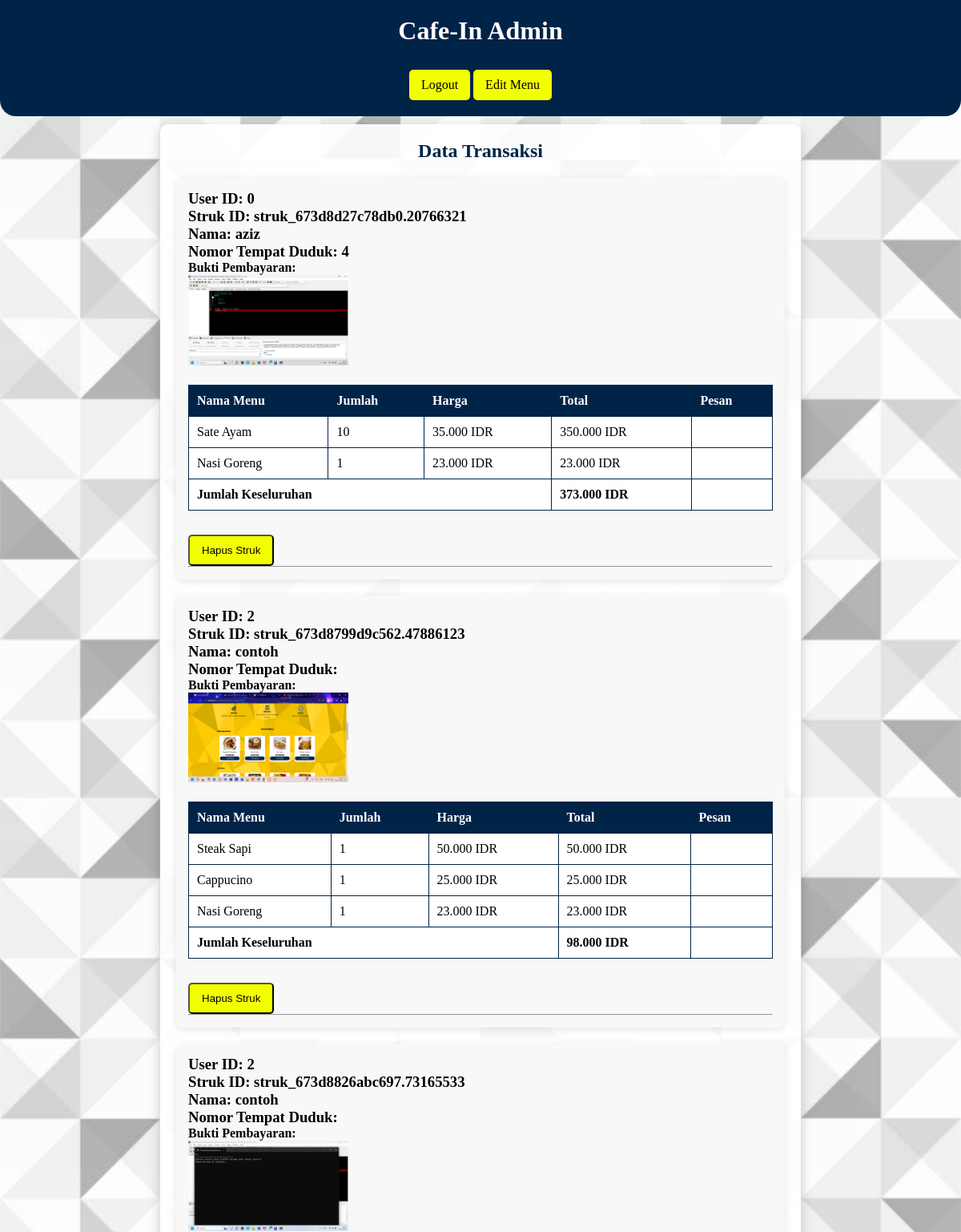
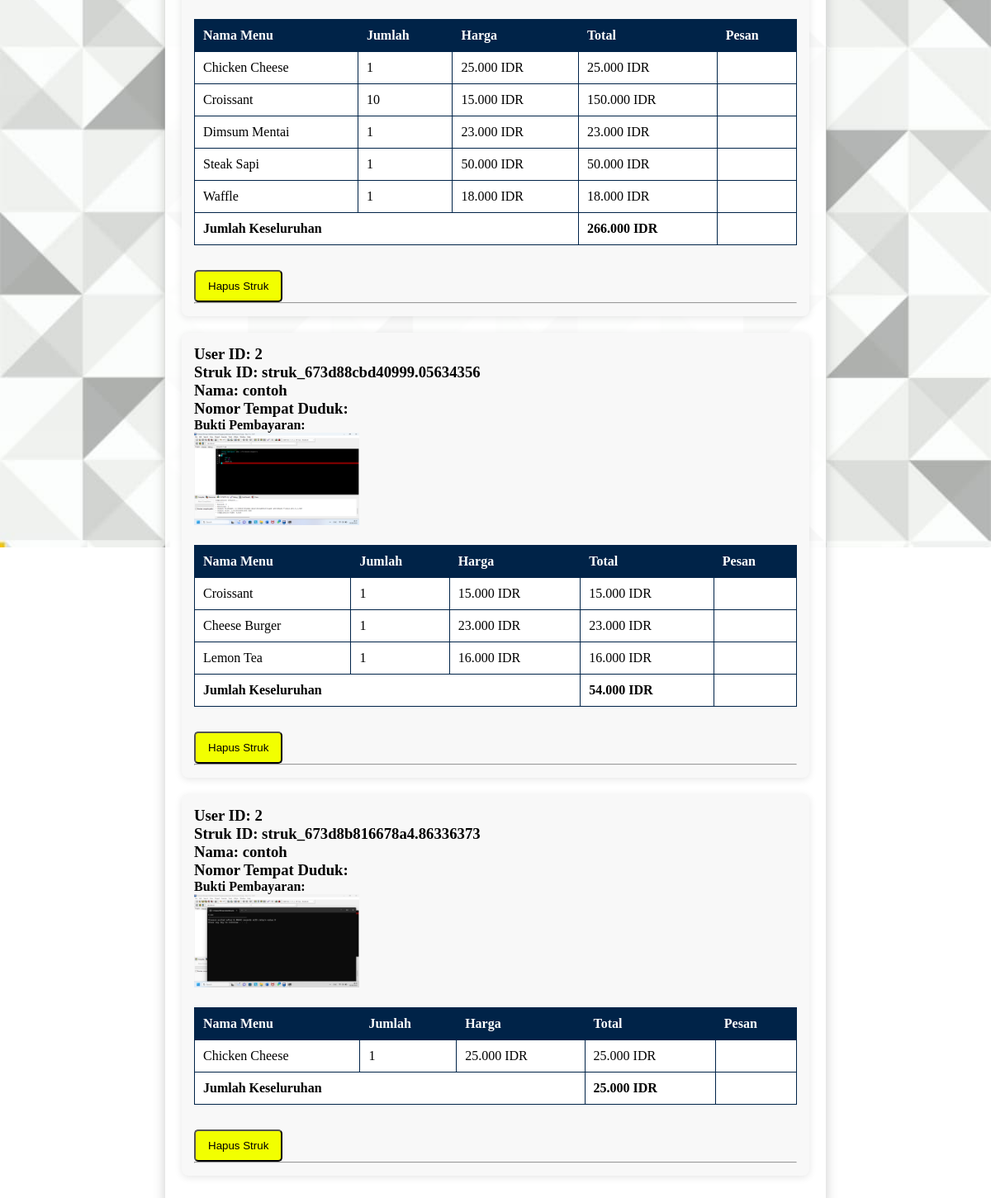
/admin_dashboard.php (signed in), run on the app's committed database (2 pictures, top to bottom).
### tables this page shows
CREATE TABLE `transaksi` (
  `id` int(255) UNSIGNED NOT NULL,
  `user_id` int(255) NOT NULL,
  `username` varchar(255) NOT NULL,
  `struk_id` varchar(255) NOT NULL,
  `menu_name` varchar(255) NOT NULL,
  `quantity` int(255) NOT NULL,
  `price` decimal(10,2) NOT NULL,
  `total` decimal(10,2) NOT NULL,
  `order_date` datetime NOT NULL DEFAULT current_timestamp(),
  `payment_method` varchar(100) NOT NULL,
  `seat_number` varchar(255) NOT NULL,
  `pesan` varchar(255) NOT NULL,
  `bukti_pembayaran` varchar(255) NOT NULL
);

### admin_dashboard.php (the view, shortened to what this page needs)
<?php
include "config.php";
$transaksi_sql = "SELECT * FROM transaksi ORDER BY user_id, struk_id";
$transaksi_result = mysqli_query($conn, $transaksi_sql);
$transaksi = [];
while ($row = mysqli_fetch_assoc($transaksi_result)) {
    $transaksi[] = $row;
}
$grouped_transaksi = [];
foreach ($transaksi as $item) {
    $grouped_transaksi[$item['user_id']][$item['struk_id']][] = $item;
}
?>
<!DOCTYPE html>
<html lang="id">
<head>
    <link rel="stylesheet" href="styleA.css">
</head>
<body>
    <div class="header">
        <h1>Cafe-In Admin</h1>
        <div class="nav-contact">
            <a href="logout.php" class="btn">Logout</a>
            <a href="edit_menu.php" class="btn">Edit Menu</a>
        </div>
    </div>
    <div class="container">
        <h2>Data Transaksi</h2>
        <?php foreach ($grouped_transaksi as $user_id => $user_transaksi): ?>
            <?php foreach ($user_transaksi as $struk_id => $items): ?>
                <div class="struk-container">
                    <h3>
                        User ID: <?php echo htmlspecialchars($user_id); ?><br>
                        Struk ID: <?php echo htmlspecialchars($struk_id); ?><br>
                        Nama: <?php echo htmlspecialchars($items[0]['username'] ?? 'Tidak Diketahui'); ?><br>
                        Nomor Tempat Duduk: <?php echo htmlspecialchars($items[0]['seat_number'] ?? 'Tidak Ada'); ?>
                    </h3>
                    <div class="bukti-container">
                        <?php if (!empty($items[0]['bukti_pembayaran'])): ?>
                            <p><strong>Bukti Pembayaran:</strong></p>
                            <img src="<?php echo htmlspecialchars($items[0]['bukti_pembayaran']); ?>" alt="Bukti Pembayaran" style="max-width: 200px;">
                        <?php else: ?>
                            <p><strong>Tidak ada bukti pembayaran.</strong></p>
                        <?php endif; ?>
                    </div>
                    <div class="table-container">
                        <table>
                            <thead>
                                <tr>
                                    <th>Nama Menu</th>
                                    <th>Jumlah</th>
                                    <th>Harga</th>
                                    <th>Total</th>
                                    <th>Pesan</th>
                                </tr>
                            </thead>
                            <tbody>
                                <?php
                                $jumlahKeseluruhan = 0;
                                foreach ($items as $item): ?>
                                    <tr>
                                        <td><?php echo htmlspecialchars($item['menu_name']); ?></td>
                                        <td><?php echo (int)$item['quantity']; ?></td>
                                        <td><?php echo number_format($item['price'], 0, ',', '.'); ?> IDR</td>
                                        <td><?php echo number_format($item['total'], 0, ',', '.'); ?> IDR</td>
                                        <td><?php echo htmlspecialchars($item['pesan']); ?></td>
                                    </tr>
                                    <?php $jumlahKeseluruhan += $item['total']; ?>
                                <?php endforeach; ?>
                                <tr>
                                    <td colspan="3"><strong>Jumlah Keseluruhan</strong></td>
                                    <td><strong><?php echo number_format($jumlahKeseluruhan, 0, ',', '.') . " IDR"; ?></strong></td>
                                    <td></td>
                                </tr>
                            </tbody>
                        </table>
                    </div>
                    <form action='hapus_struk.php' method='POST'>
                        <button type='submit' class='btn' onclick="return confirm('Apakah Anda yakin ingin menghapus struk ini? Semua item dalam struk ini akan dihapus.');">Hapus Struk</button>
                    </form>
                    <hr>
                </div>
            <?php endforeach; ?>
        <?php endforeach; ?>
    </div>
</body>
</html>

### styleA.css (style rules this page uses)
* { box-sizing: border-box; margin: 0; padding: 0; }
body { background-image: url('menu/bgkeranjang.jpg'); background-size: cover; background-position: center; background-repeat: no-repeat; height: 100vh; }
.header { padding: 20px 0; background-color: #002348; color: white; text-align: center; border-radius: 0 0 20px 20px; }
.container { max-width: 800px; margin: 10px auto; padding: 20px; background-color: rgba(255, 255, 255, 0.9); border-radius: 10px; box-shadow: 0 4px 15px rgba(0, 0, 0, 0.2); }
h2 { text-align: center; margin-bottom: 20px; color: #002348; }
.struk-container { margin-bottom: 20px; padding: 15px; background-color: #f8f8f8; border-radius: 8px; box-shadow: 0 2px 10px rgba(0, 0, 0, 0.1); }
.table-container { margin-top: 20px; }
table { width: 100%; border-collapse: collapse; background-color: white; }
table, th, td { border: 1px solid #002348; }
th, td { padding: 10px; text-align: left; }
th { background-color: #002348; color: white; }
.btn { display: inline-block; background: rgb(242, 255, 0); color: rgb(0, 0, 0); padding: 10px 15px; border-radius: 5px; text-decoration: none; margin-top: 30px; cursor: pointer; }

### data on the page
transaksi: username "aziz", seat_number "4", bukti_pembayaran (picture), menu_name "Sate Ayam", quantity "10", price "35.000", total "350.000"
transaksi: menu_name "Nasi Goreng", quantity "1", price "23.000", total "23.000"
transaksi: username "contoh", bukti_pembayaran (picture), menu_name "Steak Sapi", quantity "1", price "50.000", total "50.000"
transaksi: menu_name "Cappucino", quantity "1", price "25.000", total "25.000"
transaksi: menu_name "Nasi Goreng", quantity "1", price "23.000", total "23.000"
transaksi: username "contoh", bukti_pembayaran (picture), menu_name "Chicken Cheese", quantity "1", price "25.000", total "25.000"
transaksi: menu_name "Croissant", quantity "10", price "15.000", total "150.000"
transaksi: menu_name "Dimsum Mentai", quantity "1", price "23.000", total "23.000"
transaksi: menu_name "Steak Sapi", quantity "1", price "50.000", total "50.000"
transaksi: menu_name "Waffle", quantity "1", price "18.000", total "18.000"
transaksi: username "contoh", bukti_pembayaran (picture), menu_name "Croissant", quantity "1", price "15.000", total "15.000"
transaksi: menu_name "Cheese Burger", quantity "1", price "23.000", total "23.000"
transaksi: menu_name "Lemon Tea", quantity "1", price "16.000", total "16.000"
transaksi: username "contoh", bukti_pembayaran (picture), menu_name "Chicken Cheese", quantity "1", price "25.000", total "25.000"

### other printed values
$user_id "0"
$struk_id "struk_673d8d27c78db0.20766321"
$jumlahKeseluruhan "373.000"
$user_id "2"
$struk_id "struk_673d8799d9c562.47886123"
$jumlahKeseluruhan "98.000"
$struk_id "struk_673d8826abc697.73165533"
$jumlahKeseluruhan "266.000"
$struk_id "struk_673d88cbd40999.05634356"
$jumlahKeseluruhan "54.000"
$struk_id "struk_673d8b816678a4.86336373"
$jumlahKeseluruhan "25.000"
